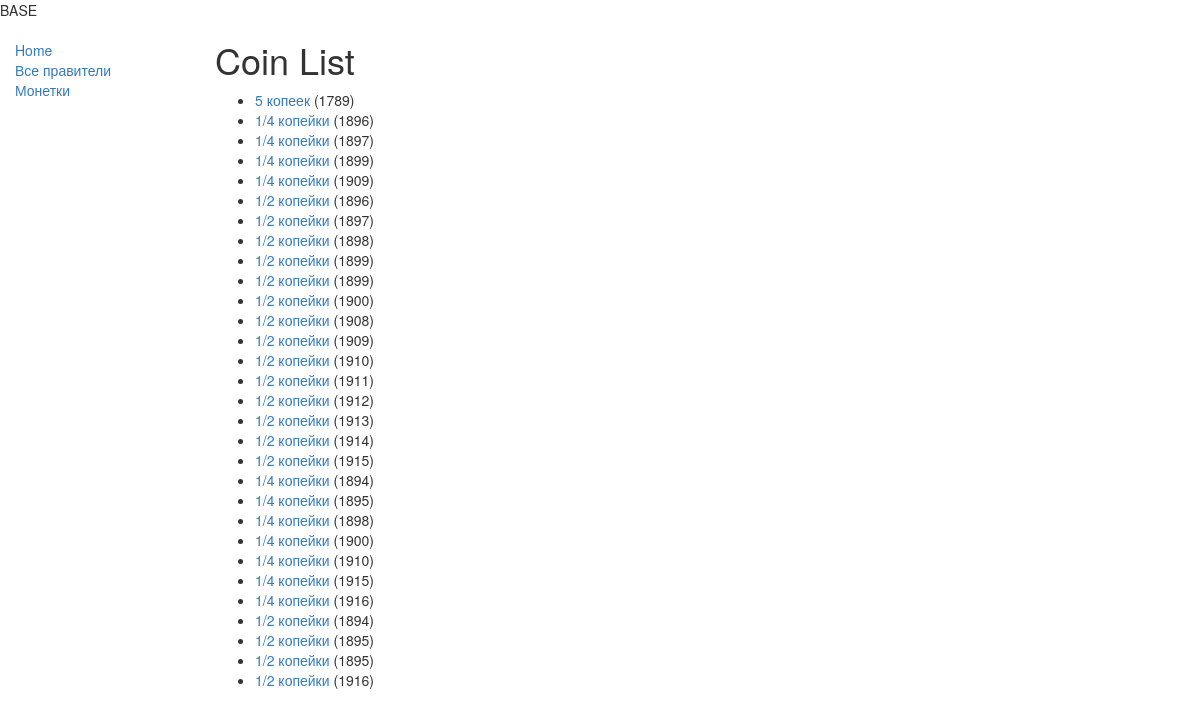
Page /catalog/coins/ on the committed database.
### catalog/models.py (models this page shows, shortened)
class Coin(models.Model):
    nominal = models.ForeignKey('Nominal',  on_delete=models.SET_NULL, null=True, help_text="Select a nominal for this coin")
    year = models.CharField(max_length=20, help_text="Год выпуска", default="0000")
    ruler = models.ForeignKey('Ruler', on_delete=models.SET_NULL, null=True)
    material = models.ForeignKey('Material',  on_delete=models.SET_NULL, null=True, help_text="Select a material for this coin")
    md = models.ForeignKey('MD',  on_delete=models.SET_NULL, null=True, help_text="Выберете монетный двор", blank=True)
    mcm = models.ForeignKey('MCM',  on_delete=models.SET_NULL, null=True, help_text="Минцмейстер", blank=True)
    gyrt = models.ForeignKey('Gyrt',  on_delete=models.SET_NULL, null=True, help_text="Гурт", blank=True)
    redkost = models.ForeignKey('Redkost',  on_delete=models.SET_NULL, null=True, help_text="Редкость", blank=True)
    tirazh = models.CharField(max_length=20, help_text="Тираж", blank=True)
    bitkin = models.CharField(max_length=20, help_text="Ведите номер по каталогу Биткина (#456)")
    nalichie = models.CharField(max_length=3, help_text="Количество в коллекции", blank=True)
    note = models.TextField(max_length=1000, help_text="Примечания", blank=True)
    class Meta:
        verbose_name = 'Монета'
        verbose_name_plural = 'Монеты'

class Nominal(models.Model): # Model representing a book genre (e.g. Science Fiction, Non Fiction).
    nominal = models.CharField(u'номинал', max_length=200, help_text="Ведите номинал (полушка, 5 копеек, 10 рублей..)")
    def __str__(self): # String for representing the Model object (in Admin site etc.)
        return self.nominal
    class Meta:
        verbose_name = 'Номинал'
        verbose_name_plural = 'Номиналы'

### catalog/views.py (the view)
# urls.py: path('coins/', views.CoinListView.as_view(), name='coins'),
class CoinListView(generic.ListView):
    model = Coin
    template_name = 'coins-list.html'  # Определение имени вашего шаблона и его расположения

### catalog/templates/coins-list.html
{% extends "base_generic.html" %}
{% block content %}
    <h1>Coin List</h1>
    {% if coin_list %}
    <ul>
      {% for coin in coin_list %}
      <li>
        <a href="{{ coin.pk }}">{{ coin.nominal }}</a> ({{coin.year}})
      </li>
      {% endfor %}
    </ul>
    {% else %}
      <p>There are no coins in the library.</p>
    {% endif %}
{% endblock %}

### catalog/templates/base_generic.html (shortened to what this page needs)
<!DOCTYPE html>
<html lang="en">
<head>
  <link rel="stylesheet" href="https://maxcdn.bootstrapcdn.com/bootstrap/3.3.7/css/bootstrap.min.css">
  {% load static %}
  <link rel="stylesheet" href="{% static 'css/styles.css' %}">
</head>
<body>
  <div>{% block header %}BASE{% endblock %}</div>
  <div class="container-fluid">
    <div class="row">
      <div class="col-sm-2">
      {% block sidebar %}
      <ul class="sidebar-nav">
          <li><a href="{% url 'index' %}">Home</a></li>
          <li><a href="{% url 'rulers' %}">Все правители</a></li>
          <li><a href="{% url 'coins' %}">Монетки</a></li>
      </ul>
     {% endblock %}
      </div>
      <div class="col-sm-10 ">
      {% block content %}{% endblock %}
      </div>
    </div>
  </div>
</body>
</html>

### catalog/static/css/styles.css (style rules this page uses)
.sidebar-nav { margin-top: 20px; padding: 0; list-style: none; }

### rows in the picture
Coin: nominal "5 копеек", year "1789"
Coin: nominal "1/4 копейки", year "1896"
Coin: nominal "1/4 копейки", year "1897"
Coin: nominal "1/4 копейки", year "1899"
Coin: nominal "1/4 копейки", year "1909"
Coin: nominal "1/2 копейки", year "1896"
Coin: nominal "1/2 копейки", year "1897"
Coin: nominal "1/2 копейки", year "1898"
Coin: nominal "1/2 копейки", year "1899"
Coin: nominal "1/2 копейки", year "1899"
Coin: nominal "1/2 копейки", year "1900"
Coin: nominal "1/2 копейки", year "1908"
Coin: nominal "1/2 копейки", year "1909"
Coin: nominal "1/2 копейки", year "1910"
Coin: nominal "1/2 копейки", year "1911"
Coin: nominal "1/2 копейки", year "1912"
Coin: nominal "1/2 копейки", year "1913"
Coin: nominal "1/2 копейки", year "1914"
Coin: nominal "1/2 копейки", year "1915"
Coin: nominal "1/4 копейки", year "1894"
Coin: nominal "1/4 копейки", year "1895"
Coin: nominal "1/4 копейки", year "1898"
Coin: nominal "1/4 копейки", year "1900"
Coin: nominal "1/4 копейки", year "1910"
Coin: nominal "1/4 копейки", year "1915"
Coin: nominal "1/4 копейки", year "1916"
Coin: nominal "1/2 копейки", year "1894"
Coin: nominal "1/2 копейки", year "1895"
Coin: nominal "1/2 копейки", year "1895"
Coin: nominal "1/2 копейки", year "1916"
